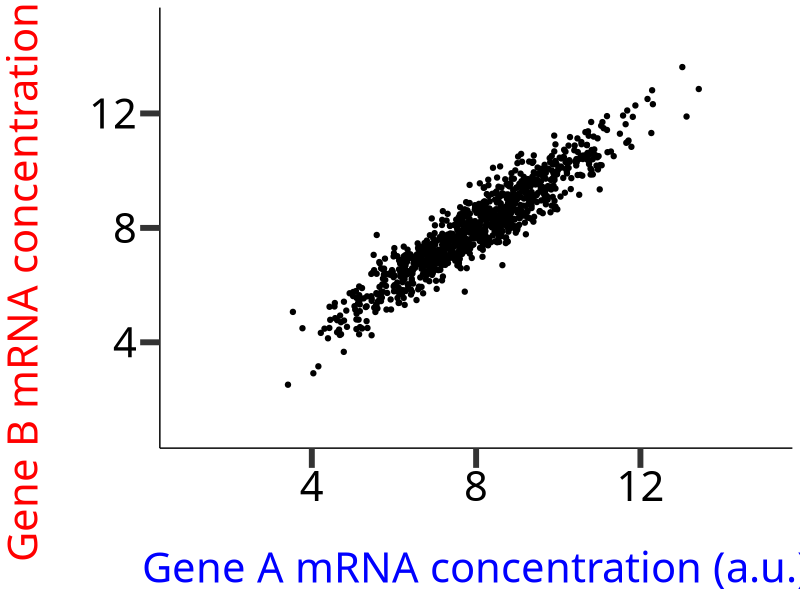
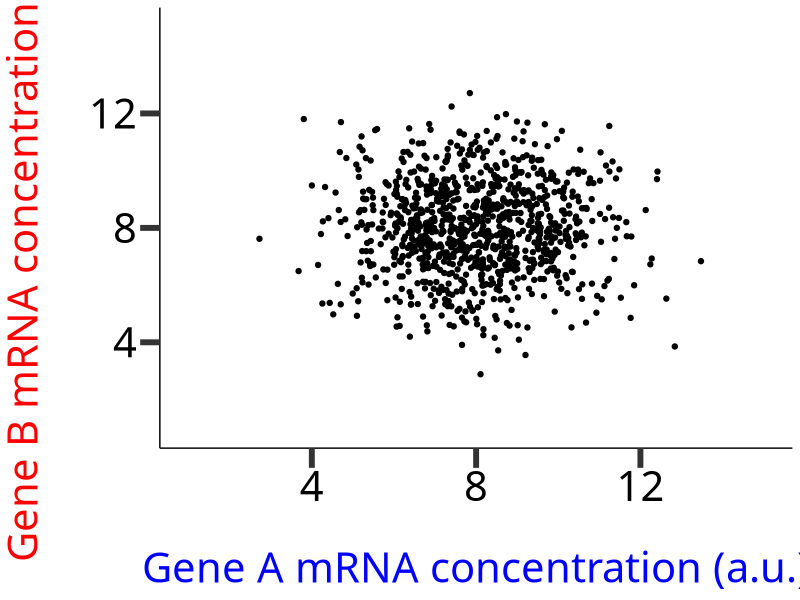

These figures' R source, in order:
library(dplyr)
library(ggplot2)
library(MASS)
library(grid)
library(gridExtra)
#Figure 1a component
Sigma <- matrix(c(2.56,2.4,2.4,2.56),2,2)
x<-mvrnorm(n = 1000, c(8,8), Sigma, empirical = TRUE)
Dat<-data.frame(x)
png(filename = "./Fig1a_down",units="in",width=10,height=10,res=600)
ggplot(Dat, aes(x = X1, y = X2)) + 
  geom_point() +
  xlab("Gene A mRNA concentration (a.u.)")+
  ylab("Gene B mRNA concentration (a.u.)")+
  theme(axis.title.x=element_text(size=30,family="TT Arial",color="blue",margin = margin(t = 30, r = 0, b = 0, l = 0)))+
  theme(axis.title.y=element_text(size=30,family="TT Arial",color="red",margin = margin(t = 0, r = 30, b = 0, l = 0)))+
  theme(axis.text.x=element_text(size=30,family="TT Arial",color="black"))+
  theme(axis.text.y=element_text(size=30,family="TT Arial",color="black"))+
  #theme(panel.grid.major = element_blank(), panel.grid.minor = element_blank(), panel.background = element_rect(fill = '#FFF6D5'),axis.line = element_line(colour = "black"),panel.border=element_blank())
  theme(panel.grid.major = element_blank(), panel.grid.minor = element_blank(), panel.background = element_blank(),axis.line = element_line(colour = "black"),panel.border=element_blank())+
  xlim(1,15)+
  ylim(1,15)+
  theme(axis.ticks=element_line(size=2))+
  theme(axis.ticks.length=unit(5,"mm"))
dev.off()

#Figure 1b component
Sigma <- matrix(c(2.56,0,0,2.56),2,2)
x<-mvrnorm(n = 1000, c(8,8), Sigma, empirical = TRUE)
Dat<-data.frame(x)
png(filename = "./Fig1b_down",units="in",width=10,height=10,res=600)
ggplot(Dat, aes(x = X1, y = X2)) + 
  geom_point() +
  xlab("Gene A mRNA concentration (a.u.)")+
  ylab("Gene B mRNA concentration (a.u.)")+
  theme(axis.title.x=element_text(size=30,family="TT Arial",color="blue",margin = margin(t = 30, r = 0, b = 0, l = 0)))+
  theme(axis.title.y=element_text(size=30,family="TT Arial",color="red",margin = margin(t = 0, r = 30, b = 0, l = 0)))+
  theme(axis.text.x=element_text(size=30,family="TT Arial",color="black"))+
  theme(axis.text.y=element_text(size=30,family="TT Arial",color="black"))+
  #theme(panel.grid.major = element_blank(), panel.grid.minor = element_blank(), panel.background = element_rect(fill = '#FFF6D5'),axis.line = element_line(colour = "black"),panel.border=element_blank())
  theme(panel.grid.major = element_blank(), panel.grid.minor = element_blank(), panel.background = element_blank(),axis.line = element_line(colour = "black"),panel.border=element_blank())+
  xlim(1,15)+
  ylim(1,15)+
  theme(axis.ticks=element_line(size=2))+
  theme(axis.ticks.length=unit(5,"mm"))
dev.off()
